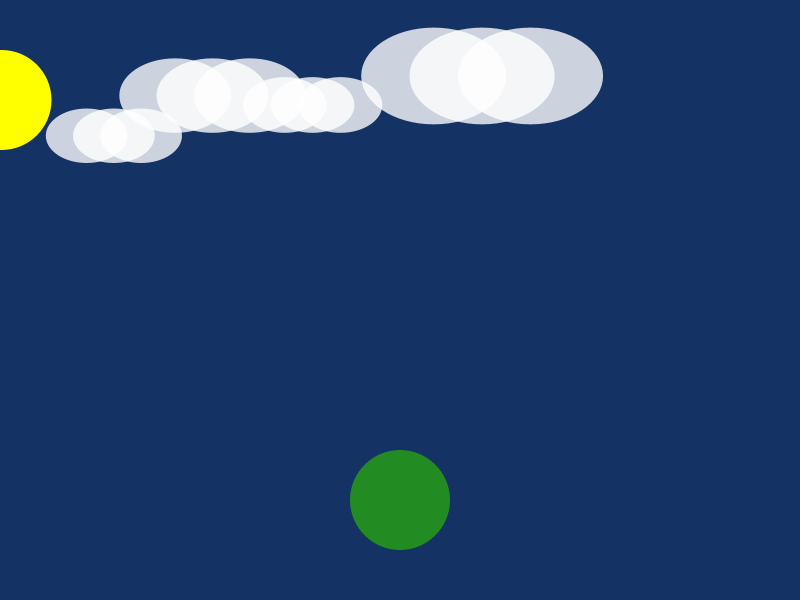
Frame 1 (no input)
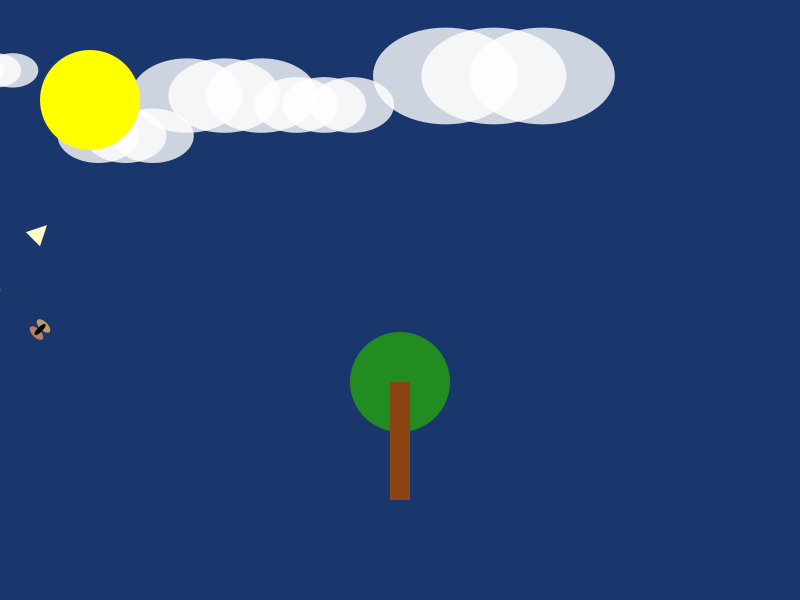
Frame 60 (the mouse pressed at the canvas centre just before this capture)
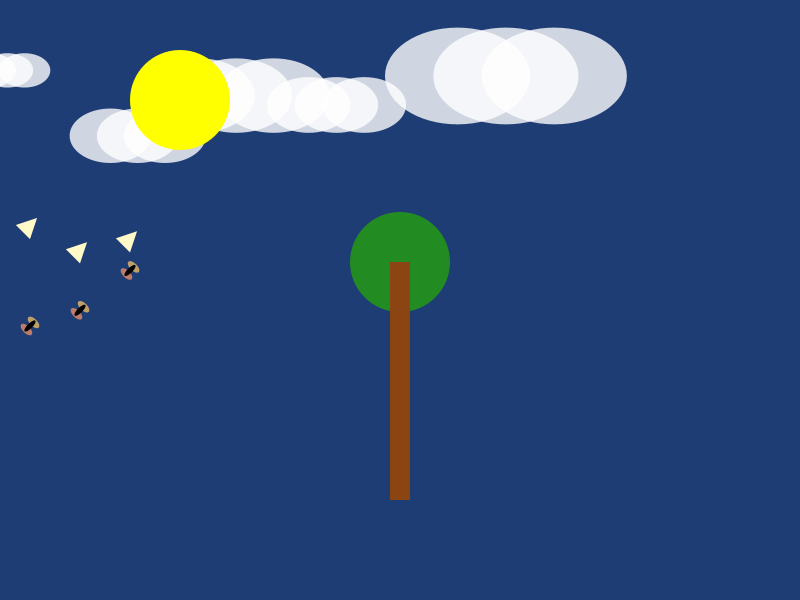
Frame 120 (the mouse held since frame 60 and released just before this capture)

The Processing sketch that drew these frames (run headless with seeded random() and noise(); from frame 60 on, the mouse is pressed at the canvas centre):

// Processing sketch: Kenny_Ifeonu
// ── Kenny_Ifeonu.pde
float heighttree=0, lengthbranch=0, sunhori=0, sunvert=100,birdSpeed=1.5, birdSize = 8;

int maxheighttree=300, maxlengthbranch=97, thickbranch=3, sunRadius =50, leafSize=10;

boolean branchesStarted=false,leavesGrown=false,plantsGrown=false;

ArrayList<Float>leafPositionshori=new ArrayList<Float>(),leafPositionsvert=new ArrayList<Float>();

ArrayList<Float>planthori=new ArrayList<Float>(),plantvert=new ArrayList<Float>(),plantTrunkHeight=new ArrayList<Float>();

ArrayList<Float>plantcanopysize=new ArrayList<Float>();

float[]birdhori={-50, -100, -150, -200},birdvert={200, 150, 100, 250};

ArrayList<Float>cloudhori=new ArrayList<Float>(),cloudvert=new ArrayList<Float>(),cloudsize=new ArrayList<Float>();

float[]butterflyhori={-50, -100, -150, -200};

float[]butterflyvert={300, 350, 250, 200};

float butterflyquick=1.5;

float wingflapquick=0.1;

float wingflapmotion=10; 

void setup() { 
  size(800, 600); 
  noStroke(); 
  
 
  for (int i = 0; i < 5; i++) {
    cloudhori.add(random(-100, 800));  
    cloudvert.add(random(50, 150));    
    cloudsize.add(random(50, 150)); 
  }
}

void draw() {
  
  float backgColorR =map(sunhori, 0, width, 20, 70);  
  float backgColorG =map(sunhori, 0, width, 50, 100);  
  float backgColorB =map(sunhori, 0, width, 100, 180);  
  
  
  if (sunhori > width) {
    backgColorR = 70;
    backgColorG = 100;
    backgColorB = 180;  
  }
  
 
  background(backgColorR, backgColorG, backgColorB);
  
  
  moveClouds();
  for (int i = 0; i < cloudhori.size(); i++) {
    drawCloud(cloudhori.get(i), cloudvert.get(i), cloudsize.get(i));
  }
  
  
  sunhori += 1.5; 
  if (sunhori>width+sunRadius)sunhori =-sunRadius;
  drawSun(sunhori,sunvert,sunRadius);
  
  
  drawTree(width/2,height-100,heighttree);
  if (heighttree < maxheighttree) heighttree += 2;
  else if (!branchesStarted) { branchesStarted = true; lengthbranch += 1; }
  if (branchesStarted && lengthbranch < maxlengthbranch) {
    drawBranches(width / 2, height - 100, lengthbranch, PI / 4, 5);  
  }
  
  
  moveBirds();
  for (int i = 0; i < birdhori.length; i++) drawBird(birdhori[i], birdvert[i]);
  
  
  moveButterflies();
  for (int i = 0; i < butterflyhori.length; i++) {
    drawButterfly(butterflyhori[i], butterflyvert[i]);
  }
  
  
  if (sunhori > width / 2 && !plantsGrown) {
    plantsGrown = true;
    addPlants();  
  }
  
  
  if (plantsGrown) {
    for (int i=0; i < planthori.size(); i++) {
      
      fill(137, 64, 20); 
      rect(planthori.get(i) - 5, plantvert.get(i), 10, plantTrunkHeight.get(i));  
      
      fill(30, 137, 38);
      ellipse(planthori.get(i), plantvert.get(i) - plantTrunkHeight.get(i), plantcanopysize.get(i), plantcanopysize.get(i));  
      if (plantcanopysize.get(i) < 40) { 
        plantcanopysize.set(i, plantcanopysize.get(i) + 0.3);  
      }
      if (plantTrunkHeight.get(i) < 25) {
        plantTrunkHeight.set(i, plantTrunkHeight.get(i) + 0.2);  
      }
    }
  }
}

void moveButterflies() {
  for (int i = 0; i < butterflyhori.length; i++) {
    butterflyhori[i] += butterflyquick;
    if (butterflyhori[i] > width) butterflyhori[i] = -50 - (i * 50);  
    butterflyvert[i] = 300 + 30 * sin(radians(butterflyhori[i] * 2));  
  }
}

void drawButterfly(float hori, float vert) {
  pushMatrix();
  translate(hori, vert);
  rotate(radians(45));
  
  
  float wingflap = sin(frameCount*wingflapquick) * wingflapmotion; 
  
  
  fill(255, 200, 100, 180);  
  ellipse(0, -5, 20 + wingflap, 10 + wingflap / 2);
  fill(255, 150, 100, 180);  
  ellipse(0, 5, 20 + wingflap, 10 + wingflap / 2);
  
  
  fill(0);  
  ellipse(0, 0, 5, 15);    
  
  popMatrix();
}

void drawTree(float hori, float vert, float HH) {
  fill(34, 139, 34); ellipse(hori, vert - HH, 100, 100);  
  fill(139, 69, 19); rect(hori - 10, vert, 20, -HH);  
}

void drawBranches(float hori, float vert, float len, float angle, int dpth) {
  if (dpth == 0) return;  

  float branchEndhori = hori + len * cos(angle);
  float branchEndvert = vert - len * sin(angle);

  
  fill(139, 69, 19);  
  ellipse(branchEndhori, branchEndvert, 10, 10);  

  
  drawBranches(branchEndhori, branchEndvert, len * 0.7, angle - PI / 6, dpth - 1);  
  drawBranches(branchEndhori, branchEndvert, len * 0.7, angle + PI / 6, dpth - 1);  
}

void drawSun(float hori, float vert, float rad) {
  fill(255, 255, 0); ellipse(hori, vert, rad * 2, rad * 2);  
}

void moveBirds() {
  for (int i = 0; i < birdhori.length; i++) {
    birdhori[i] += birdSpeed;
    if (birdhori[i] > width) birdhori[i] = -50 - (i * 50);  
    birdvert[i] = 200 + 50 * sin(radians(birdhori[i]));  
  }
}

void drawBird(float hori, float vert) {
  pushMatrix(); 
  translate(hori, vert); 
  rotate(radians(45)); 
  
  
  fill(255, 250, 200);  
  
  
  triangle(0, -10, 10, 10, -10, 10); 
  
  popMatrix();  
}


void addPlants() {
  for (int i = 0; i < 10; i++) {
    float xPos = random(50, width - 50);
    float yPos = height - 50 + random(10, 20); 
    planthori.add(xPos);
    plantvert.add(yPos);
    plantTrunkHeight.add(0.0);  
    plantcanopysize.add(10.0);  
  }
}

void moveClouds() {
  
  for (int i = 0; i < cloudhori.size(); i++) {
    cloudhori.set(i, cloudhori.get(i) + 0.2);  
    if (cloudhori.get(i) > width + cloudsize.get(i) / 2) {
      cloudhori.set(i, -cloudsize.get(i) / 2);  
    }
  }
}

void drawCloud(float hori, float vert, float Size) {
  fill(255, 255, 255, 200);  
  ellipse(hori, vert, Size, Size / 1.5);  
  ellipse(hori-Size/3,vert,Size,Size / 1.5);  
  ellipse(hori + Size / 3, vert, Size, Size / 1.5);  
} 
